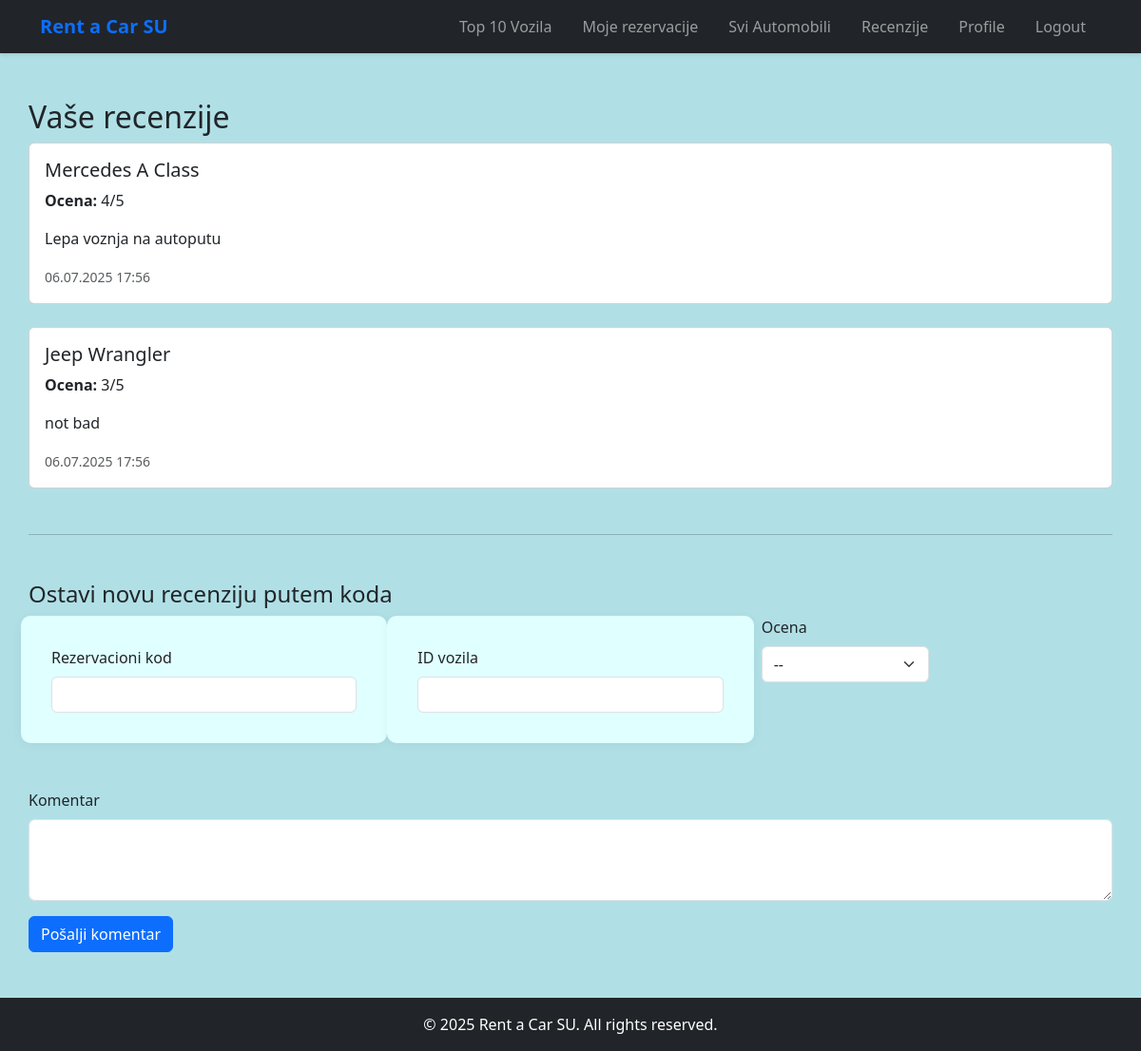
The page /reviews.php (signed in) on the database its author committed.
### tables this page shows
CREATE TABLE `comments` (
  `id` int(11) NOT NULL,
  `reservation_id` int(11) DEFAULT NULL,
  `comment_text` text DEFAULT NULL,
  `comment_time` datetime DEFAULT NULL,
  `user_id` int(11) NOT NULL,
  `vehicle_id` int(11) NOT NULL,
  `content` text NOT NULL,
  `rating` int(11) NOT NULL,
  `created_at` datetime DEFAULT current_timestamp()
);

CREATE TABLE `vehicles` (
  `id` int(11) NOT NULL,
  `name` varchar(100) DEFAULT NULL,
  `model` varchar(100) DEFAULT NULL,
  `year` int(11) DEFAULT NULL,
  `fuel_type` varchar(20) DEFAULT NULL,
  `seats` int(11) DEFAULT NULL,
  `image` varchar(255) DEFAULT NULL,
  `views` int(11) DEFAULT 0,
  `price_per_day` decimal(10,2) DEFAULT 0.00,
  `category_id` int(11) DEFAULT NULL,
  `popularity` int(11) DEFAULT 0,
  `gearbox` varchar(50) DEFAULT NULL,
  `is_available` tinyint(1) DEFAULT 1
);

### reviews.php (the view, shortened to what this page needs)
<?php
require_once 'includes/db_config.php';
include 'includes/header.php';
$user_id = $_SESSION['user']['id'];
$stmt = $pdo->prepare("SELECT c.*, v.name, v.model FROM comments c JOIN vehicles v ON c.vehicle_id = v.id WHERE c.user_id = ? ORDER BY c.created_at DESC");
$stmt->execute([$user_id]);
$comments = $stmt->fetchAll();
?>
<section class="container py-5">
    <h2>Vaše recenzije</h2>
    <?php if ($comments): ?>
        <?php foreach ($comments as $c): ?>
            <div class="card mb-4">
                <div class="card-body">
                    <h5 class="card-title"><?php echo htmlspecialchars($c['name'] . ' ' . $c['model']); ?></h5>
                    <p><strong>Ocena:</strong> <?php echo $c['rating']; ?>/5</p>
                    <p><?php echo nl2br(htmlspecialchars($c['content'])); ?></p>
                    <small class="text-muted"><?php echo date('d.m.Y H:i', strtotime($c['created_at'])); ?></small>
                </div>
            </div>
        <?php endforeach; ?>
    <?php else: ?>
        <p class="text-muted">Još uvek niste ostavili nijednu recenziju.</p>
    <?php endif; ?>
    <hr class="my-5">
    <h4>Ostavi novu recenziju putem koda</h4>
    <form method="post" class="row g-3">
        <div class="col-md-4">
            <label class="form-label">Rezervacioni kod</label>
            <input type="text" name="code" class="form-control" required>
        </div>
        <div class="col-md-4">
            <label class="form-label">ID vozila</label>
            <input type="number" name="vehicle_id" class="form-control" required>
        </div>
        <div class="col-md-2">
            <label class="form-label">Ocena</label>
            <select name="rating" class="form-select" required>
                <option value="">--</option>
            </select>
        </div>
        <div class="col-md-12">
            <label class="form-label">Komentar</label>
            <textarea name="content" class="form-control" rows="3" required></textarea>
        </div>
        <div class="col-12">
            <button type="submit" class="btn btn-primary">Pošalji komentar</button>
        </div>
    </form>
</section>
<?php include 'includes/footer.php'; ?>

### style.css (style rules this page uses)
:root { --primary-color: #0d6efd; --secondary-color: #6c757d; --success-color: #198754; --light-color: #f8f9fa; --dark-color: #212529; --hero-gradient: linear-gradient(135deg, #0d6efd 0%, #0b5ed7 100%); }
body { font-family: 'Segoe UI', Tahoma, Geneva, Verdana, sans-serif; line-height: 1.6; color: var(--dark-color); background-color: powderblue !important; min-height: 100vh; display: flex; flex-direction: column; }
section.bg-light, section.py-5 { background-color: powderblue !important; }
section.bg-light, section.py-5 { padding: 3rem 0; }
.container { max-width: 1140px; margin: 0 auto; padding: 0 15px; }
.form-label { font-weight: 500; margin-bottom: 0.5rem; }
.form-control { padding: 0.75rem 1rem; border-radius: 6px; border: 1px solid #ced4da; transition: all 0.3s; }
.btn { padding: 0.75rem 1.5rem; border-radius: 6px; font-weight: 500; transition: all 0.3s; }
.btn-primary { background-color: var(--primary-color); border-color: var(--primary-color); }
section .row .col-md-4 { background-color: lightcyan; padding: 2rem; border-radius: 10px; box-shadow: 0 2px 12px rgba(0,0,0,0.05); margin-bottom: 2rem; transition: transform 0.3s, box-shadow 0.3s; }

### rows shown on the page
comments: vehicle.model "Mercedes A Class", rating "4", content "Lepa voznja na autoputu", created_at "06.07.2025 17:56"
comments: vehicle.model "Jeep Wrangler", rating "3", content "not bad", created_at "06.07.2025 17:56"
